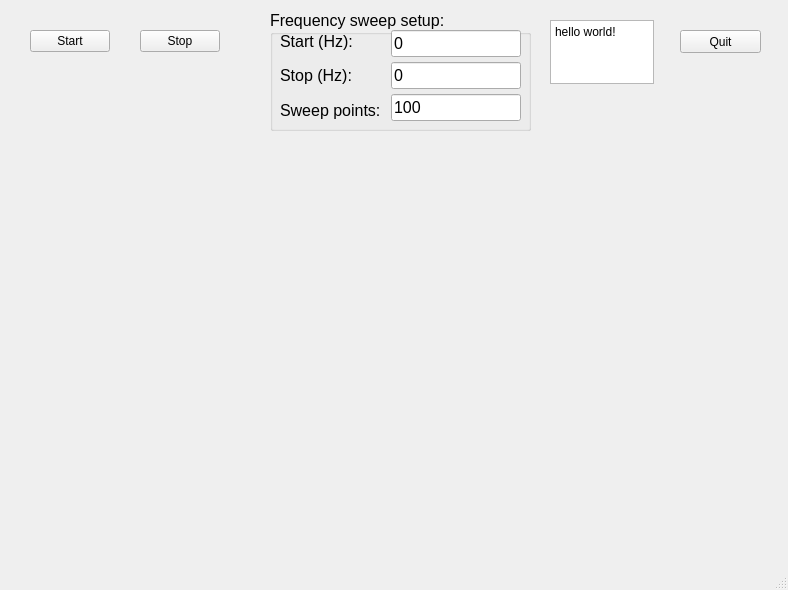
<?xml version="1.0" encoding="UTF-8"?>
<ui version="4.0">
 <class>MainWindow</class>
 <widget class="QMainWindow" name="MainWindow">
  <property name="geometry">
   <rect>
    <x>0</x>
    <y>0</y>
    <width>788</width>
    <height>590</height>
   </rect>
  </property>
  <property name="windowTitle">
   <string>MainWindow</string>
  </property>
  <widget class="QWidget" name="centralwidget">
   <widget class="MplCanvasWrapper" name="mplCanvas" native="true">
    <property name="geometry">
     <rect>
      <x>20</x>
      <y>139</y>
      <width>750</width>
      <height>401</height>
     </rect>
    </property>
   </widget>
   <widget class="QPushButton" name="btnQuit">
    <property name="geometry">
     <rect>
      <x>680</x>
      <y>30</y>
      <width>81</width>
      <height>23</height>
     </rect>
    </property>
    <property name="text">
     <string>Quit</string>
    </property>
   </widget>
   <widget class="QPlainTextEdit" name="plainTextEdit">
    <property name="geometry">
     <rect>
      <x>550</x>
      <y>20</y>
      <width>104</width>
      <height>64</height>
     </rect>
    </property>
    <property name="plainText">
     <string>hello world!
</string>
    </property>
   </widget>
   <widget class="QGroupBox" name="groupBox">
    <property name="geometry">
     <rect>
      <x>270</x>
      <y>10</y>
      <width>261</width>
      <height>121</height>
     </rect>
    </property>
    <property name="font">
     <font>
      <family>Arial</family>
      <pointsize>12</pointsize>
     </font>
    </property>
    <property name="title">
     <string>Frequency sweep setup:</string>
    </property>
    <widget class="QWidget" name="">
     <property name="geometry">
      <rect>
       <x>10</x>
       <y>20</y>
       <width>241</width>
       <height>91</height>
      </rect>
     </property>
     <layout class="QHBoxLayout" name="horizontalLayout_2">
      <property name="spacing">
       <number>10</number>
      </property>
      <item>
       <layout class="QVBoxLayout" name="verticalLayout">
        <property name="spacing">
         <number>12</number>
        </property>
        <item>
         <widget class="QLabel" name="label_Freq_start">
          <property name="text">
           <string>Start (Hz):</string>
          </property>
         </widget>
        </item>
        <item>
         <widget class="QLabel" name="label_Freq_stop">
          <property name="text">
           <string>Stop (Hz):</string>
          </property>
         </widget>
        </item>
        <item>
         <widget class="QLabel" name="label_Swp_points">
          <property name="text">
           <string>Sweep points:</string>
          </property>
         </widget>
        </item>
       </layout>
      </item>
      <item>
       <layout class="QVBoxLayout" name="verticalLayout_2">
        <property name="spacing">
         <number>5</number>
        </property>
        <item>
         <widget class="QLineEdit" name="edt_Freq_start">
          <property name="text">
           <string>0</string>
          </property>
         </widget>
        </item>
        <item>
         <widget class="QLineEdit" name="edt_Freq_stop">
          <property name="text">
           <string>0</string>
          </property>
         </widget>
        </item>
        <item>
         <widget class="QLineEdit" name="edt_Swp_points">
          <property name="text">
           <string>100</string>
          </property>
         </widget>
        </item>
       </layout>
      </item>
     </layout>
    </widget>
   </widget>
   <widget class="QWidget" name="">
    <property name="geometry">
     <rect>
      <x>30</x>
      <y>30</y>
      <width>204</width>
      <height>25</height>
     </rect>
    </property>
    <layout class="QHBoxLayout" name="horizontalLayout">
     <property name="spacing">
      <number>10</number>
     </property>
     <property name="sizeConstraint">
      <enum>QLayout::SetFixedSize</enum>
     </property>
     <item>
      <widget class="QPushButton" name="btnStart">
       <property name="text">
        <string>Start</string>
       </property>
      </widget>
     </item>
     <item>
      <spacer name="horizontalSpacer">
       <property name="orientation">
        <enum>Qt::Horizontal</enum>
       </property>
       <property name="sizeType">
        <enum>QSizePolicy::Fixed</enum>
       </property>
       <property name="sizeHint" stdset="0">
        <size>
         <width>20</width>
         <height>20</height>
        </size>
       </property>
      </spacer>
     </item>
     <item>
      <widget class="QPushButton" name="btnStop">
       <property name="text">
        <string>Stop</string>
       </property>
      </widget>
     </item>
    </layout>
   </widget>
  </widget>
  <widget class="QMenuBar" name="menubar">
   <property name="geometry">
    <rect>
     <x>0</x>
     <y>0</y>
     <width>788</width>
     <height>17</height>
    </rect>
   </property>
  </widget>
  <widget class="QStatusBar" name="statusbar"/>
 </widget>
 <customwidgets>
  <customwidget>
   <class>MplCanvasWrapper</class>
   <extends>QWidget</extends>
   <header>mplcanvaswrapper.h</header>
   <container>1</container>
  </customwidget>
 </customwidgets>
 <resources/>
 <connections>
  <connection>
   <sender>btnQuit</sender>
   <signal>clicked()</signal>
   <receiver>MainWindow</receiver>
   <slot>close()</slot>
   <hints>
    <hint type="sourcelabel">
     <x>728</x>
     <y>63</y>
    </hint>
    <hint type="destinationlabel">
     <x>769</x>
     <y>68</y>
    </hint>
   </hints>
  </connection>
 </connections>
</ui>
